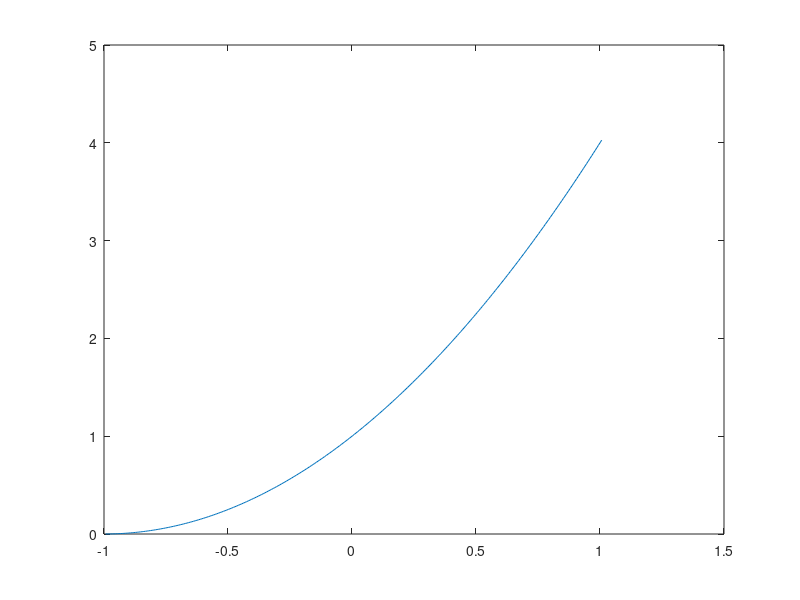
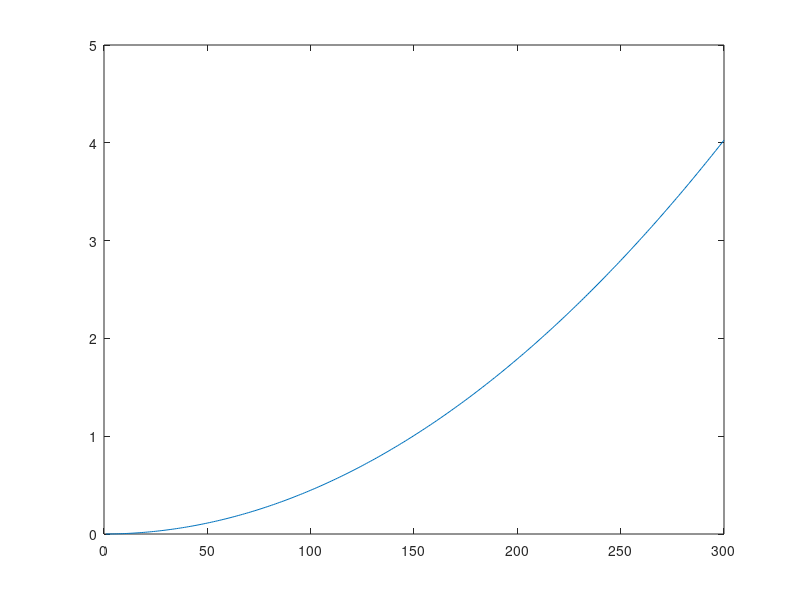

Source code (MATLAB) for these figures, in order:
clear all
close all
clc


range0=[1:300];


%%% range normalization
beta=2/(300-1);
gamma=-1;
range1=range0.*beta+gamma;


coefs=[1 2 1];
plot(range1,polyval(flip(coefs),range1));


%%% range denormalization
order=2;

    
for i=0:order
    for j=0:i
        C(i+1,j+1)=nchoosek(i,j)*(beta^j)*(gamma^(i-j))*coefs(i+1);
    end
end
coefs=sum(C,1);

figure
plot(range0,polyval(flip(coefs),range0));












